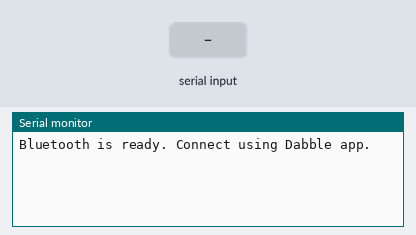
Recording of a sketch running on a simulated ESP32. Parts: the last lines printed to the serial monitor. The inputs (shaded band) are chosen by the test bench.

Above: at 1.2 s.
1.3 s: "1" received over the second serial link
At 2.4 s:
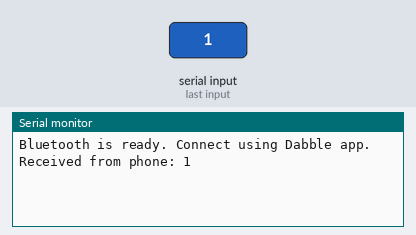
2.8 s: "0" received over the second serial link
At 3.6 s:
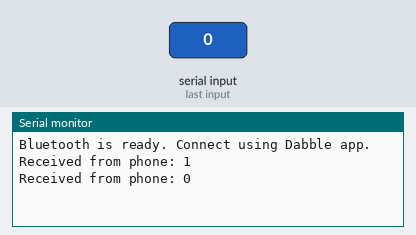

Measured:
- after the input at 1.3 s, the serial monitor: prints a new line at once (image 1)
- after the input at 2.8 s, the serial monitor: prints a new line at once (image 2)

The sketch:

Laboratory1_BCA188.ino
```cpp
#define CUSTOM_SETTINGS
#define INCLUDE_TERMINAL_MODULE
#include <DabbleESP32.h>

void setup() {
  Serial.begin(115200);
  Dabble.begin("ESP32_Dabble");
  Serial.println("Bluetooth is ready. Connect using Dabble app.");
}

void loop() {
  Dabble.processInput();

  if (Terminal.available()) {
    String message = "";
    while (Terminal.available()) {
      message += (char)Terminal.read();
    }
    Serial.print("Received from phone: ");
    Serial.println(message);

    Terminal.print("ESP32: Message received - ");
    Terminal.println(message);
  }
}
```
